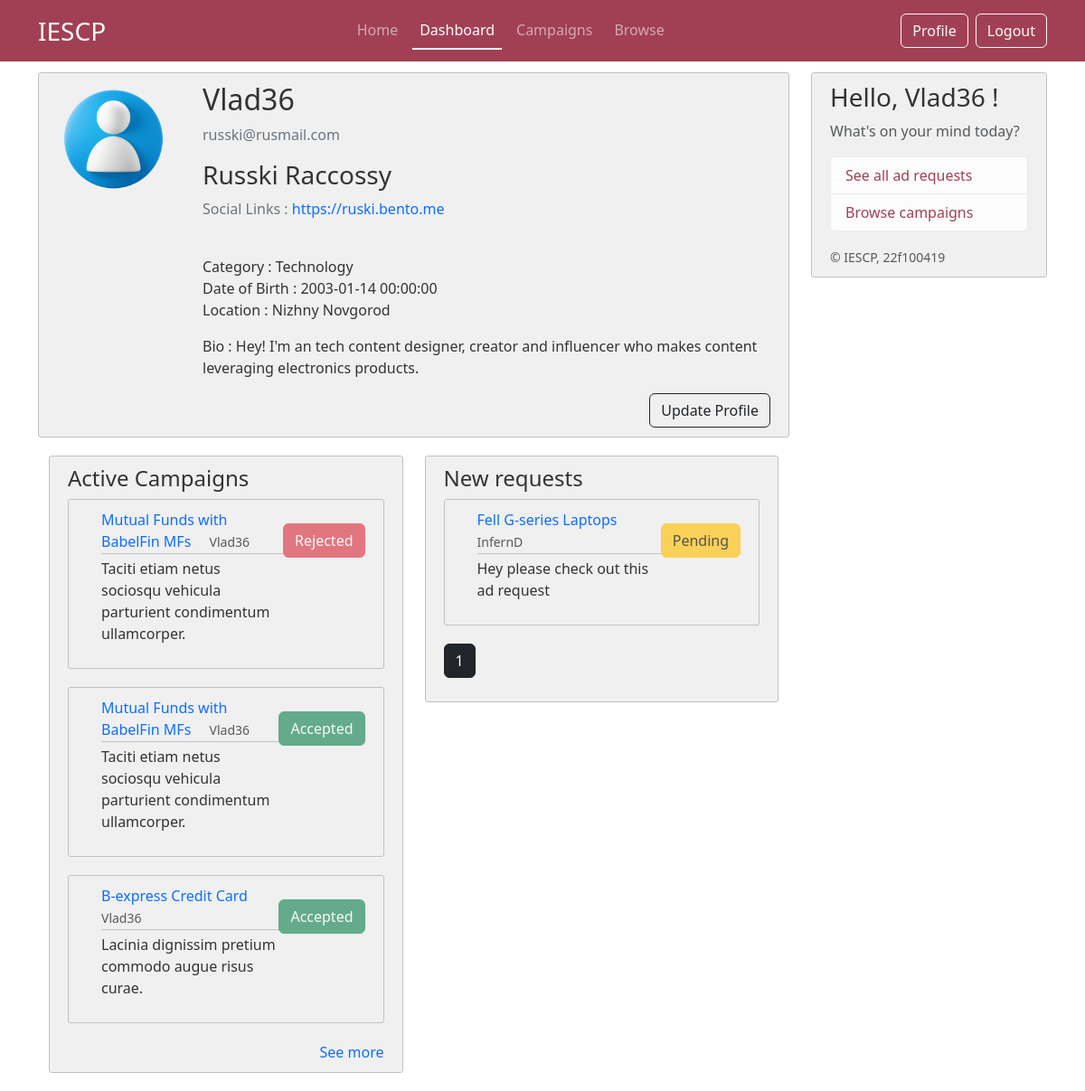
Screenshot of /dashboard (signed in) with the database file from the repository.
### iescp/models.py (models this page shows, shortened)
class CommonUser(db.Model,UserMixin):
     __tablename__ = 'commonuser'
     id = db.Column(db.Integer, primary_key=True)
     role = db.Column(db.String(25), nullable=False) # sponsor or creator
     username = db.Column(db.String(16), unique=True, nullable =False)
     password = db.Column(db.String(60), nullable =False)
     email = db.Column(db.String(50), unique=True, nullable =False)
     firstname = db.Column(db.String(50), nullable=False)
     lastname = db.Column(db.String(50), nullable=False)
     profile_pic = db.Column(db.String(16), nullable =False, default='default.jpg')
     status = db.Column(db.String(12), nullable= False, default='Public') #public or private profile for browse page
     flag = db.Column(db.String(5), nullable=False, default='No') # flag for admin
     phone_no = db.Column(db.String(16), nullable = False)

class Creator(db.Model, UserMixin):
     __tablename__ = 'creator'
     id = db.Column(db.Integer, primary_key=True)
     social_link_1 = db.Column(db.String(120), nullable=False)
     social_link_2 = db.Column(db.String(120))
     social_link_3 = db.Column(db.String(120))
     category = db.Column(db.String(50), nullable= False)
     location= db.Column(db.String(100), nullable= False)
     dob = db.Column(db.DateTime, nullable=False)
     bio = db.Column(db.Text, nullable= False)
     common_id = db.Column(db.Integer, db.ForeignKey('commonuser.id'), nullable = False)
     common_user = db.relationship('CommonUser', backref='creator', uselist=False)

class AdRequest(db.Model):
    id = db.Column(db.Integer, primary_key=True)
    post_id = db.Column(db.Integer, db.ForeignKey('post.id'), nullable=False)
    sender_id = db.Column(db.Integer, db.ForeignKey('commonuser.id'), nullable=False)
    receiver_id = db.Column(db.Integer, db.ForeignKey('commonuser.id'), nullable=False)
    description = db.Column(db.Text, nullable=False)
    budget = db.Column(db.String(20), nullable=False)
    expected_completion_date = db.Column(db.DateTime, nullable=False)
    status = db.Column(db.String(20), nullable=False, default='pending')  # pending, accepted, rejected
    post = db.relationship('Post', backref='ad_requests')
    sender = db.relationship('CommonUser', foreign_keys=[sender_id], backref='sent_ad_requests')
    receiver = db.relationship('CommonUser', foreign_keys=[receiver_id], backref='received_ad_requests')

class Post(db.Model):
     id = db.Column(db.Integer, primary_key=True)
     title = db.Column(db.String(100), nullable =False)
     date_posted = db.Column(db.DateTime, nullable =False, default =datetime.now(timezone.utc))
     description = db.Column(db.Text, nullable =False)
     budget = db.Column(db.String(20), nullable =False)
     industry = db.Column(db.String(20), nullable =False)
     end_date = db.Column(db.DateTime, nullable =False)
     user_id = db.Column(db.Integer,db.ForeignKey('sponsor.id'),nullable= False)
     status = db.Column(db.String(20), nullable=False, default='Public')
     author = db.relationship('Sponsor', backref='posts', lazy=True)

### iescp/routes.py (the view)
@app.route("/dashboard")
@login_required
def dashboard():
     image_file = url_for('static',filename='images/profile_pics/'+current_user.profile_pic)
     if current_user.role == "Sponsor":
          sponsor_data = Sponsor.query.filter_by(common_id=current_user.id).first()
          posts = Post.query.filter_by(author = sponsor_data).order_by(Post.date_posted.desc()).limit(2)
          rec_adreq = AdRequest.query.filter_by(receiver_id = current_user.id).all()
          return render_template("sponsor/01_sponsor_dashboard.html", title= "Dashboard", sponsor_data = sponsor_data, image_file=image_file, ads_posts=posts, ads_rec = rec_adreq)
     elif current_user.role == "Creator":
          newreq = request.args.get('newreq',default=1,type=int)
          creator_data = Creator.query.filter_by(common_id = current_user.id).first()
          rec_adreq = AdRequest.query.filter_by(receiver_id = current_user.id).filter_by(status='pending').paginate(page=newreq,per_page=4)
          all_adreq = AdRequest.query.filter(or_(AdRequest.sender_id == current_user.id, AdRequest.receiver_id == current_user.id )).limit(3)
          return render_template("creator/01_creator_dashboard.html", title= "Dashboard", creator_data=creator_data, image_file=image_file, rec_adreq=rec_adreq, all_adreq=all_adreq)
     else:
          return redirect(url_for('home'))

### iescp/models.py (called while the page is built)
@login_manager.user_loader
def load_user(user_id):
     return CommonUser.query.get(int(user_id))

### iescp/templates/creator/01_creator_dashboard.html (shortened to what this page needs)
{% extends "layout.html" %}
{% block content %}
    <div class="content-section">
        <div class="d-flex">
            <div class="flex-shrink-0">
                <img src="{{ image_file }}" alt="user-profile-picture" class="rounded-circle account-img">
            </div>
            <div class="flex-grow-1 ms-3">
                <h2 class="account-name"> {{current_user.username}}</h2>
                <p class="text-secondary">{{ current_user.email  }}</p>
                <p class="h3">{{ current_user.firstname }} {{ current_user.lastname }}</p>
                <p class="text-secondary"> Social Links :
                    {% if creator_data %}
                        {% if creator_data.social_link_1 %}
                            <a href="{{ creator_data.social_link_1 }}" target="_blank"> {{ creator_data.social_link_1 }}</a>
                        {% endif %}
                    {% endif %}
                </p>
                <p class="article-content">
                    <span> Category : {{ creator_data.category }} </span>
                    <span> Date of Birth : {{ creator_data.dob }} </span>
                    <span> Location : {{ creator_data.location}} </span>
                </p>
                <p class="article-content">Bio : {{ creator_data.bio }}</p>
            </div>
        </div>
        <div class="text-end">
            <a class="btn btn-outline-dark" href="{{url_for('creator_profile')}}">Update Profile</a>
        </div>
    </div>
    <div class="container">
    <div class="row ">
        <div class="col-md-6">
            <div class="content-section">
                <h2 class="fs-4"> Active Campaigns</h2>
                {% for ad_post in all_adreq %}
                        <article class="d-flex content-section">
                            <div class="flex-grow-1 ms-3">
                                <div class="article-metadata">
                                    <a class="mr-2" href="{{ url_for('view_adreq', ad_id=ad_post.id) }}" style="margin-right: 1rem;"> {{ ad_post.post.title }}</a>
                                    <small class="text-muted"> {{ ad_post.sender.username }}</small>
                                </div>
                                <p class="article-content"> {{ ad_post.description }} </p>
                            </div>
                            <div class="flex-shrink-0 mt-3">
                                {% if ad_post.status=='accepted' %}
                                    <button type="button" class="btn btn-success" disabled> Accepted </button>
                                {% endif %}
                                {% if ad_post.status=='rejected' %}
                                    <button type="button" class="btn btn-danger" disabled> Rejected </button>
                                {% endif %}
                            </div>
                        </article>
                {% endfor %}
                <div class="text-end">
                    <a href="{{ url_for('campaign') }}" >See more</a>
                </div>
            </div>
        </div>
        <div class="col-md-6">
            <div class="content-section">
                <h2 class="fs-4"> New requests </h2>
                {% for ad_post in rec_adreq %}
                        <article class="d-flex content-section">
                            <div class="flex-grow-1 ms-3">
                                <div class="article-metadata">
                                    <a class="mr-2" href="{{ url_for('view_adreq', ad_id=ad_post.id) }}" style="margin-right: 1rem;"> {{ ad_post.post.title }}</a>
                                    <small class="text-muted"> {{ ad_post.sender.username }}</small>
                                </div>
                                <p class="article-content"> {{ ad_post.description }} </p>
                            </div>
                            <div class="flex-shrink-0 mt-3">
                                {% if ad_post.status=='pending' %}
                                    <button type="button" class="btn btn-warning" disabled> Pending </button>
                                {% endif %}
                            </div>
                        </article>
                {% endfor %}
                {% for page_num in rec_adreq.iter_pages(left_edge=1, right_edge=1, left_current=1, right_current=2) %}
                    {% if page_num %}
                        {% if rec_adreq.page == page_num %}
                                <a class="btn btn-dark mb-3" href="{{ url_for('dashboard', newreq=page_num) }}"> {{ page_num }}</a>
                        {% else %}
                                <a class="btn btn-outline-dark mb-3" href="{{ url_for('dashboard', newreq=page_num) }}"> {{ page_num }}</a>
                        {% endif %}
                    {% else %}
                        ...
                    {% endif %}
                {% endfor %}
            </div>
        </div>
    </div>
    </div>
{% endblock content %}

### iescp/templates/layout.html (shortened to what this page needs)
<!DOCTYPE html>
<html>
    <head>
        <link href="https://cdn.jsdelivr.net/npm/bootstrap@5.3.3/dist/css/bootstrap.min.css" rel="stylesheet">
        <link rel="stylesheet" type="text/css" href="{{ url_for('static', filename='css/layout.css') }}">
    </head>
    <body>
        {% if current_user.email!='admin@admin.com'%}
        <header class="site-header">
            <nav class="navbar navbar-expand-md fixed-top" data-bs-theme="dark">
                <div class="container">
                    <a class="navbar-brand fs-3" href="{{ url_for('home') }}" >IESCP</a>
                    <div class="collapse navbar-collapse" id="navbarSupportedContent">
                        <ul class="navbar-nav nav-underline ms-auto mb-2 mb-lg-0 gap-2">
                            <li class="nav-item">
                                <a class="nav-link {{ 'active' if request.endpoint == 'home' }}" aria-current="page" href="{{ url_for('home') }}"> Home </a>
                            </li>
                            <li class="nav-item">
                                <a class="nav-link {{ 'active' if request.endpoint == 'dashboard' }}" href="{{ url_for('dashboard') }}"> Dashboard </a>
                            </li>
                            <li class="nav-item">
                                <a class="nav-link {{ 'active' if request.endpoint == 'campaign' }}" href="{{ url_for('campaign') }}"> Campaigns </a>
                            </li>
                            <li class="nav-item">
                                <a class="nav-link {{ 'active' if request.endpoint == 'browse' }}" href="{{ url_for('browse') }}"> Browse </a>
                            </li>
                        </ul>
                        <ul class="navbar-nav ms-auto mb-2 mb-lg-0 gap-2">
                            <li class="nav-item">
                                {% if current_user.role=='Creator' %}
                                    <a class="btn btn-outline-light" href="{{url_for('creator_profile')}}"> Profile </a>
                                {% endif %}
                            </li>
                            <li class="nav-item">
                                <a class="btn btn-outline-light" href="{{ url_for('logout') }}"> Logout </a>
                            </li>
                        </ul>
                    </div>
            </nav>
        </header>
        <main role="main" class="container">
            <div class="row">
                <div class="col-md-9">
                    {% block content %} {% endblock %}
                </div>
                <div class="col-md-3">
                    <div class="content-section sticky-top">
                        <h3> Hello, {{ current_user.username }} ! </h3>
                        <p class='text-muted'> What's on your mind today?
                        <ul class="list-group">
                            {% if current_user.role == "Creator" %}
                            <li class="list-group-item list-group-item-action list-group-item-light"> <a href="{{ url_for('campaign') }}"> See all ad requests </a> </li>
                            <li class="list-group-item list-group-item-action list-group-item-light"> <a href="{{ url_for('browse') }}"> Browse campaigns </a> </li>
                            {% endif %}
                        </ul>
                        </p>
                        <small class="text-muted">&copy; IESCP, 22f100419</small>
                    </div>
                </div>
            </div>
        </main>
        {% endif %}
    </body>
</html>

### iescp/static/css/layout.css (style rules this page uses)
.navbar { background-color: #a14055; }
.sticky-top { top: 80px; }
body { background: #fff; color: #333333; margin-top: 5rem; height: 100vh; }
body::before { content: ''; position: fixed; top: 0; left: 0; width: 100%; height: 100%; background-image: url('../images/layout-bg-2.png'); background-size: cover; background-repeat: no-repeat; background-position: center; background-attachment: fixed; opacity: 0.3; z-index: -1; }
.site-header .navbar-nav .nav-link.active { font-weight: 500; }
.content-section { background: #f0f0f0; padding: 10px 20px; border: 1px solid #c1c1c1; border-radius: 3px; margin-bottom: 20px; }
a { text-decoration: none; }
.article-content { white-space: pre-line; }
.article-metadata { padding-bottom: 1px; margin-bottom: 4px; color: blue; text-decoration: none; border-bottom: 1px solid #c1c1c1; }
.account-img { height: 125px; width: 125px; margin-right: 20px; margin-bottom: 16px; }
.list-group a { color: #a14055; }

### rows the page displays
CommonUser: username "Vlad36", email "russki@rusmail.com", firstname "Russki", lastname "Raccossy"
Creator: social_link_1 "https://ruski.bento.me", category "Technology", dob "2003-01-14 00:00:00", location "Nizhny Novgorod", bio "Hey! I'm an tech content designer, creator and influencer who makes content leveraging electronics products."
AdRequest: post "Mutual Funds with BabelFin MFs", sender.username "Vlad36", description "Taciti etiam netus sociosqu vehicula parturient condimentum ullamcorper.", status "Rejected"
AdRequest: post "Mutual Funds with BabelFin MFs", sender.username "Vlad36", description "Taciti etiam netus sociosqu vehicula parturient condimentum ullamcorper.", status "Accepted"
AdRequest: post "B-express Credit Card", sender.username "Vlad36", description "Lacinia dignissim pretium commodo augue risus curae.", status "Accepted"
AdRequest: post "Fell G-series Laptops", sender.username "InfernD", description "Hey please check out this ad request", status "Pending"

### other values shown
{{ page_num }} "1"
